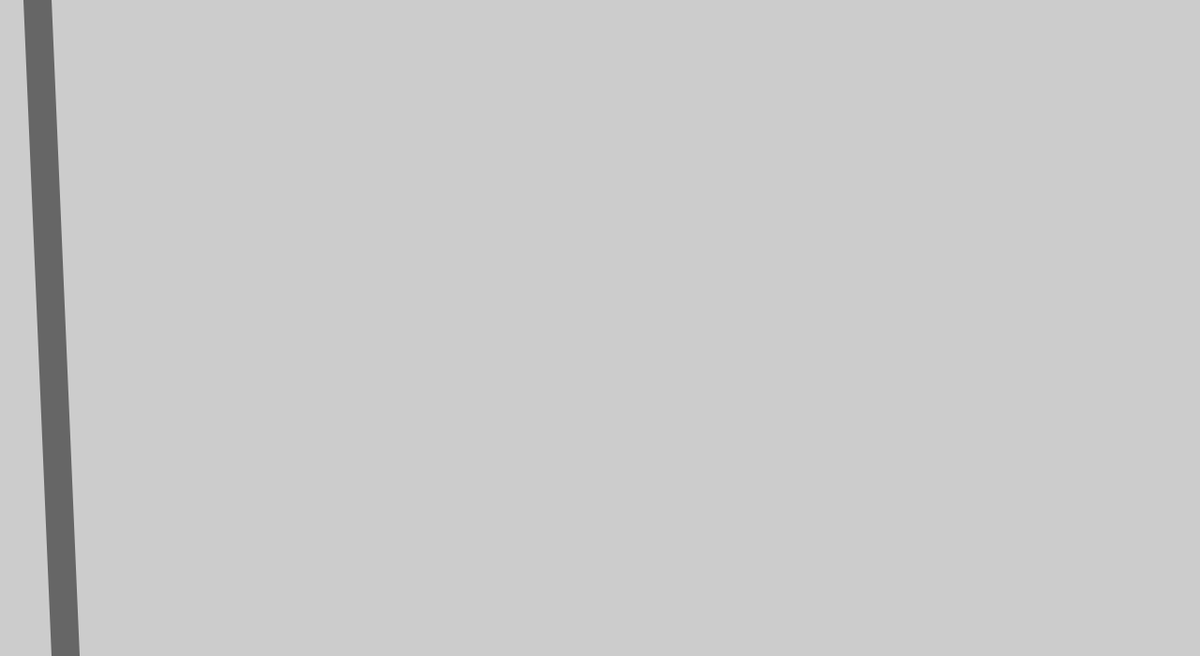
Frame 1 (no input)
Frame 60 (no input): identical to frame 1, image omitted
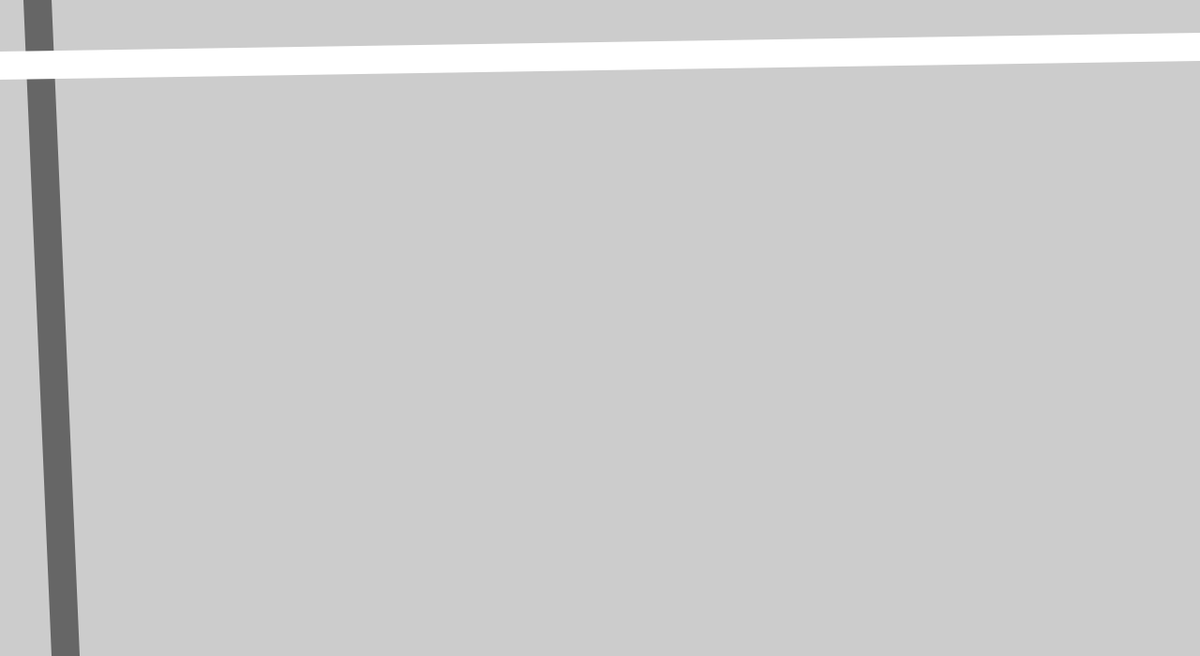
Frame 120 (the mouse pressed at the canvas centre since frame 60)

The p5.js sketch that drew these frames (run headless with seeded random() and noise() and a simulated clock; from frame 60 on, the mouse is pressed at the canvas centre):

// p5.js sketch
// ── sketch.js
function setup() {
  // put setup code here
  createCanvas(1280,700);
  strokeWeight(30);

}

function draw() {
  // put drawing code here
  background(204);
  stroke(102);
  line(40,0,70,height);
  if (mouseIsPressed) {
    if (mouseButton == LEFT){
      stroke(255);
    } else {
      stroke(0);
    }
    line(0,70,width, 50);

  }
}
